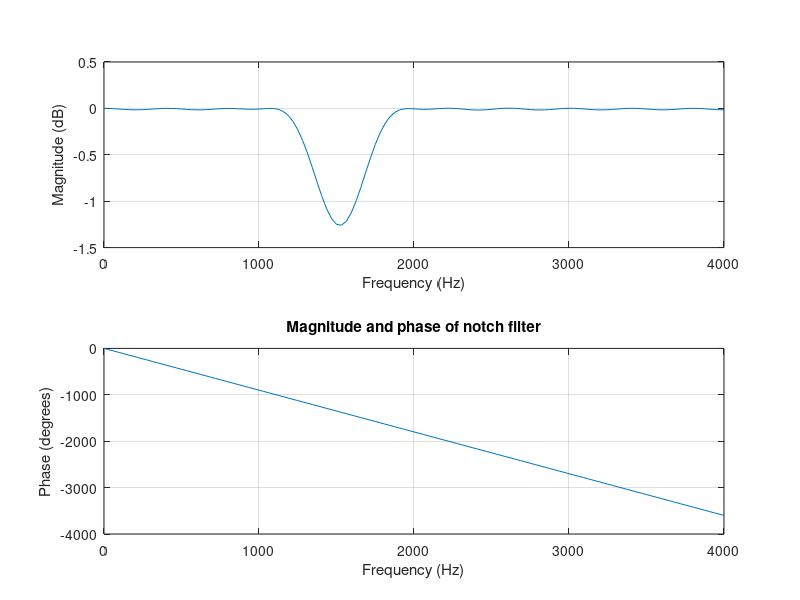
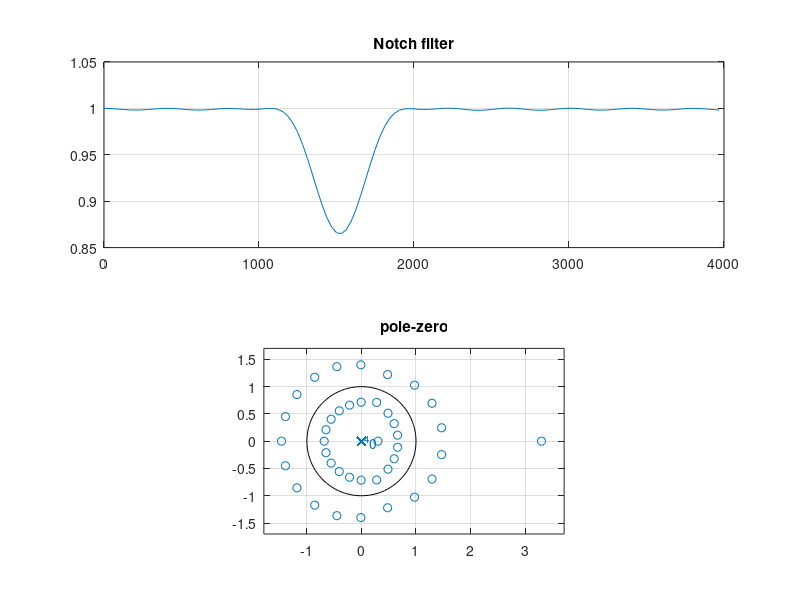

Reproduce these figures in MATLAB, in order.
fs=8000;
n=40;
b=fir1(n,[1500/4000 1550/4000],'stop');
freqz(b,1,128,8000)
grid on;
title('Magnitude and phase of notch filter');

figure(2)
[h,w]=freqz(b,1,128,8000);
subplot(211);
plot(w,abs(h)); % Normalized Magnitude Plot
grid
title('Notch filter');

subplot(212);
zplane(b,1);
grid on;
title('pole-zero');
